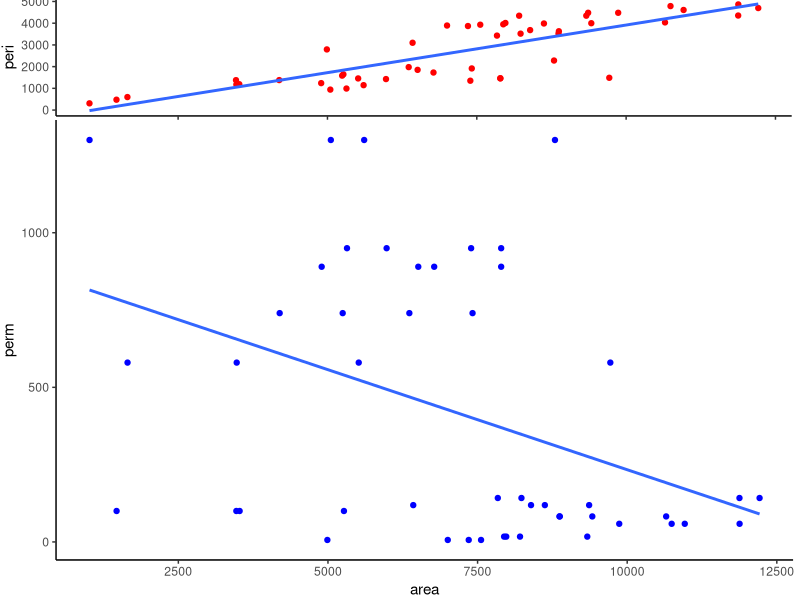
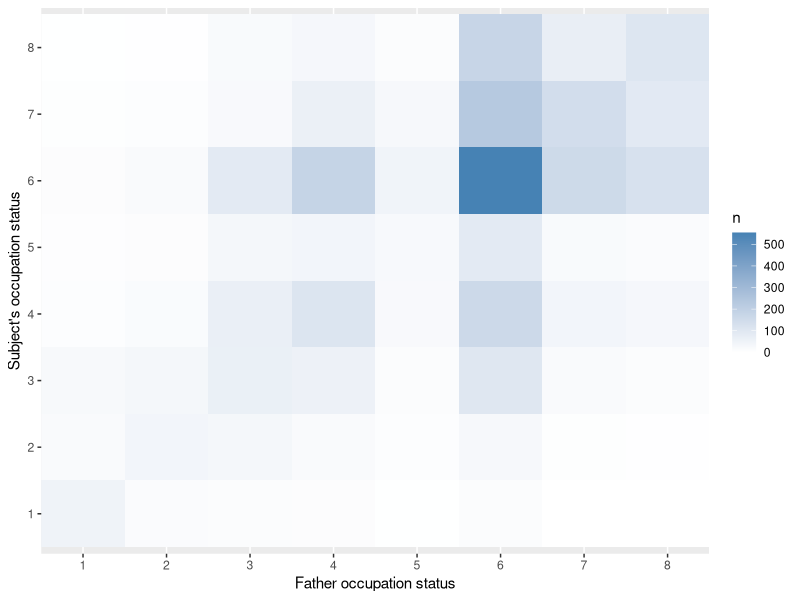
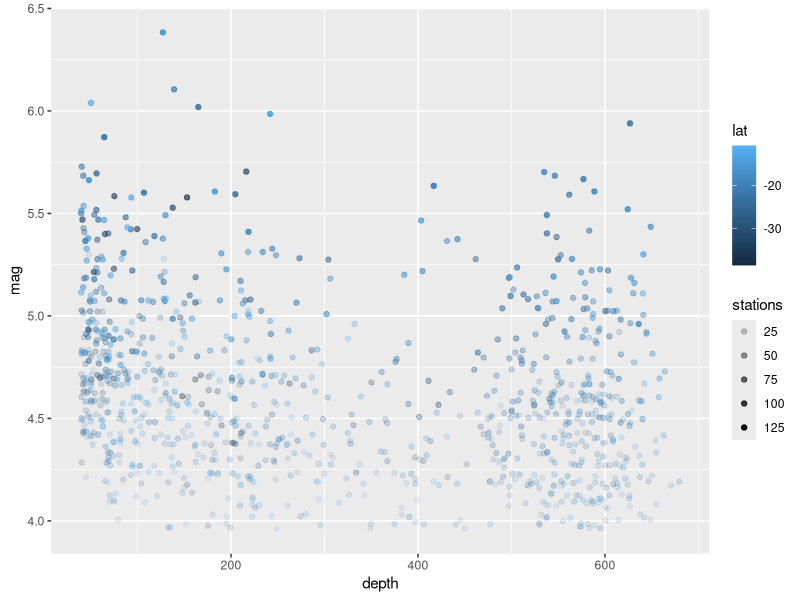
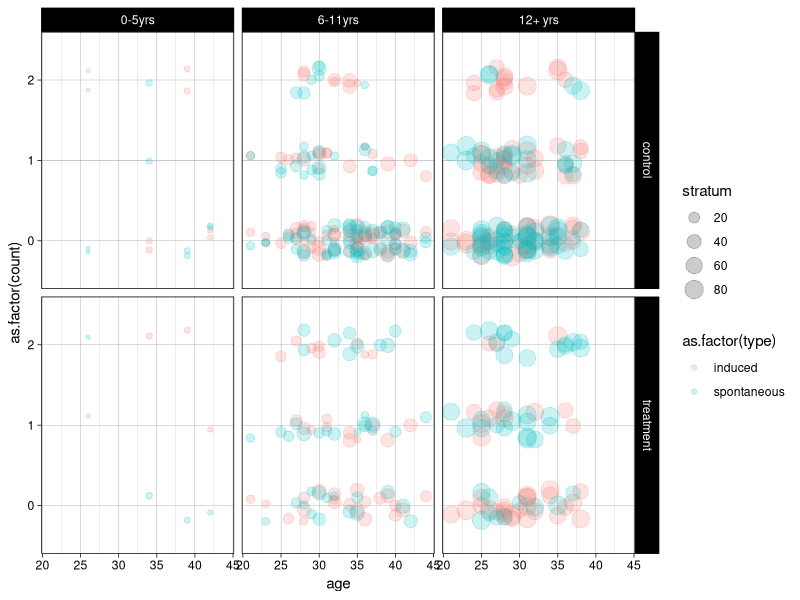

Write R code to recreate these figures, in order.
library(tidyverse)
library(grid)
library(gridExtra)
rm(list=ls()) 

data(rock)
g.top <- rock %>% 
  ggplot(mapping = aes( x= area,  y=  peri)) + 
    geom_point(color = 'red') +
    geom_smooth(se = FALSE,method='lm') +
    theme_classic() +
    theme(plot.margin = unit(c(-1,6,-25,1),units="points"))
g.bottom <- rock %>% 
  ggplot(mapping = aes(x= area, y=perm)) + 
    geom_point(color = 'blue') +
    geom_smooth(se = FALSE,method='lm') +
    theme_classic() +
    theme(plot.margin = unit(c(0,5,1,1),units="points")) 
grid.arrange(g.top,g.bottom, heights = c(1/5, 4/5)) 

data(occupationalStatus)
occupationalStatus %>%
  as_tibble() %>%
  ggplot(aes(origin,destination)) + 
    geom_tile(aes(fill=n))  +
    scale_fill_gradient(low = "white", high = "steelblue") +
    theme_grey() + 
    labs(x = "Father occupation status", y = "Subject's occupation status") + 
    scale_x_discrete(expand = c(0, 0))
    scale_y_discrete(expand = c(0, 0)) 

data(quakes)  
quakes %>%
  as_tibble() %>%
  ggplot() +
    geom_point(mapping = aes(depth,mag, alpha = stations, color = lat), position = "jitter")
    

data(infert)
infert %>% 
  as_tibble() %>%
  gather(key = 'type', 'count',induced,spontaneous,factor_key=TRUE) %>%
  mutate(case = case_when( case == 0 ~ "control", case == 1 ~ "treatment")) %>% 
  ggplot () +
    geom_point(alpha = 0.2, mapping = aes(age,as.factor(count), size = stratum, color = as.factor(type)), 
               stat = 'identity',position =  position_jitter(width = 0, height = 0.2)) +
    facet_grid(case ~ education) + 
    theme_linedraw()